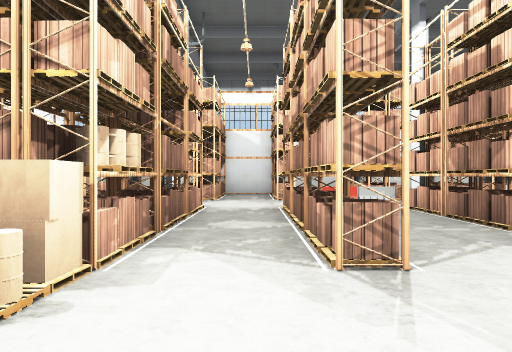
view 1 (above)

24 first-person views from a walk through a 3-D level made in the Unity game engine. The camera is 1.5 m above the floor, looks level and sees 70° across. The floor is counted in squares, 2 m on a side. Each view is taken from the middle of a square. On the plan, view 1 faces up. The plan holds only what a view shows up to about 11 squares ahead; the rest is blank. Some surface patterns are stand-ins.

view 2
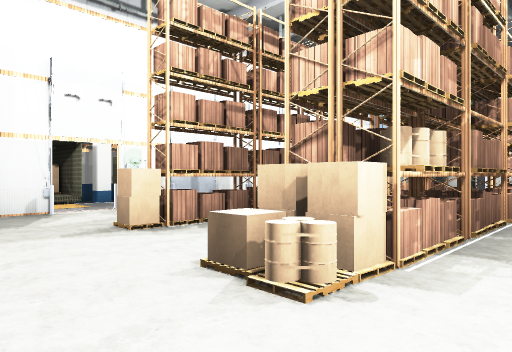

view 3
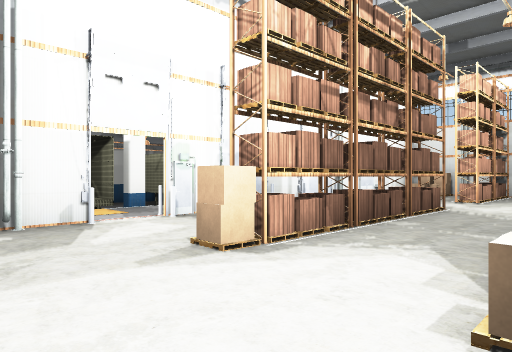

view 4
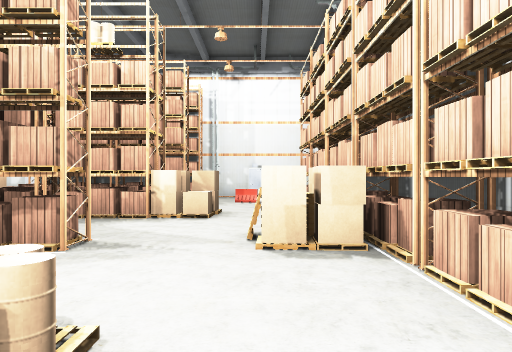

view 5
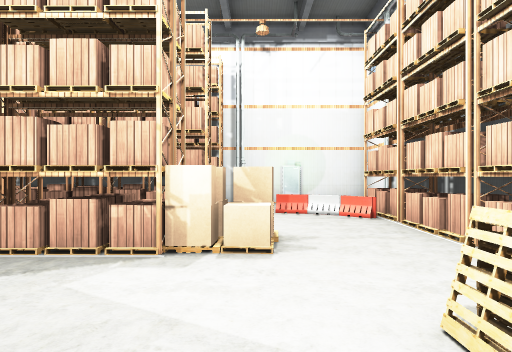

view 6
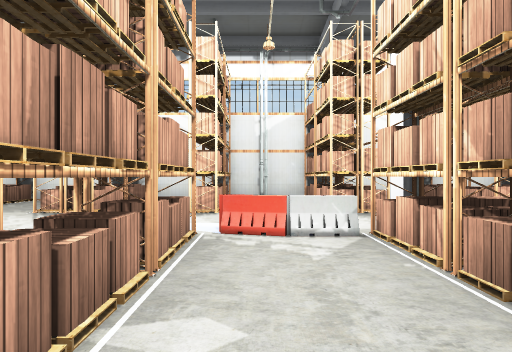

view 7
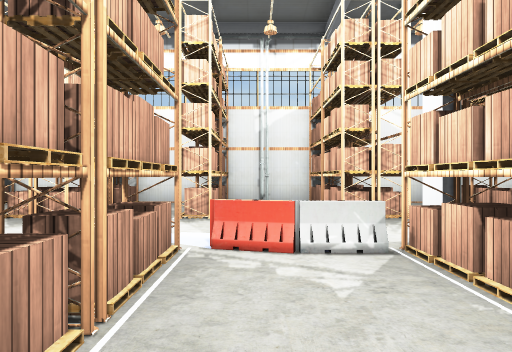

view 8
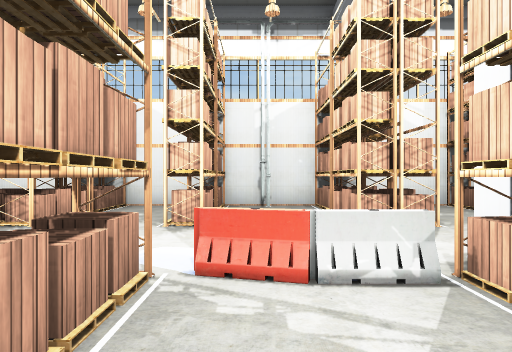

view 9
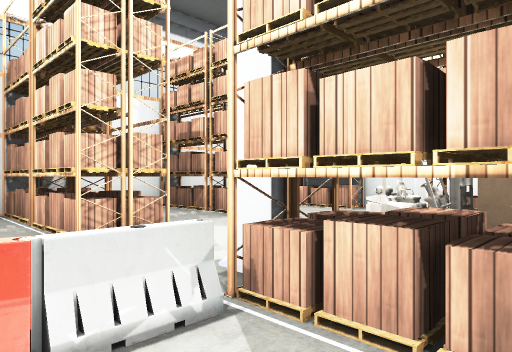

view 10
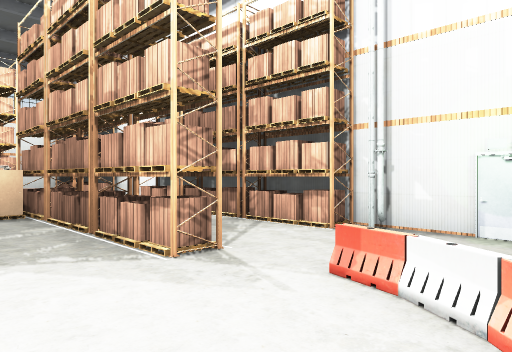

view 11
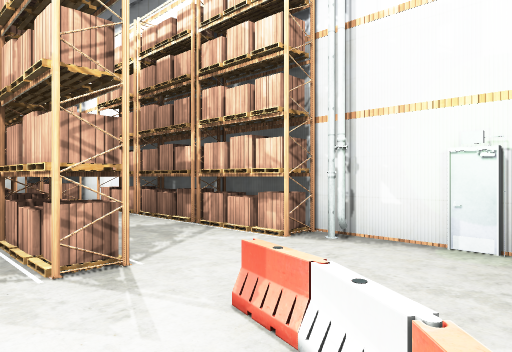

view 12
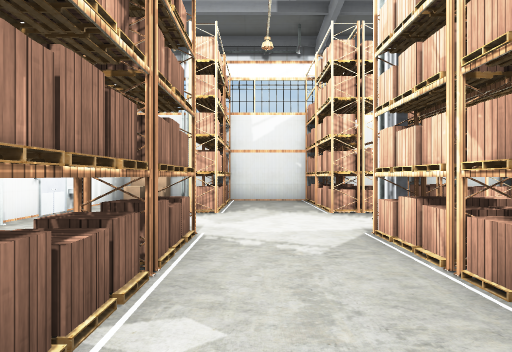

view 13
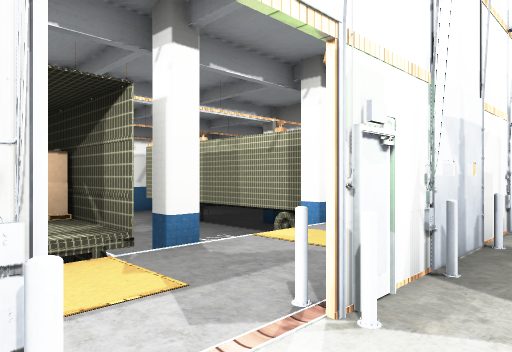

view 14
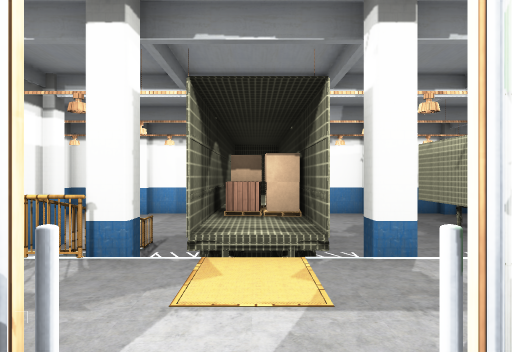

view 15
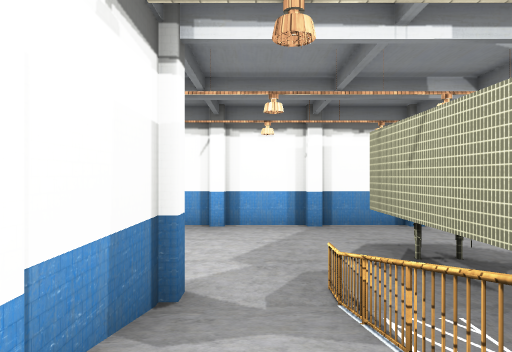

view 16
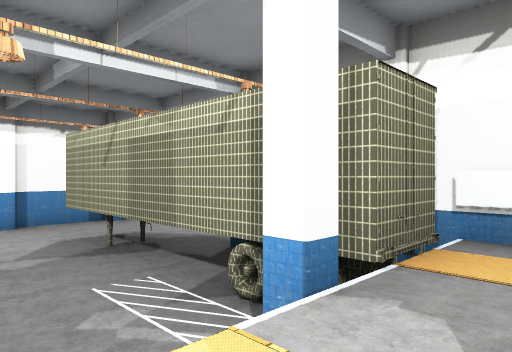

view 17
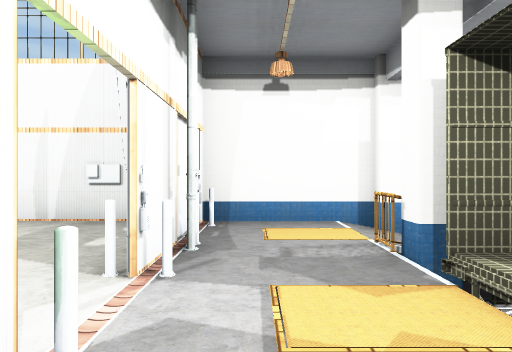

view 18
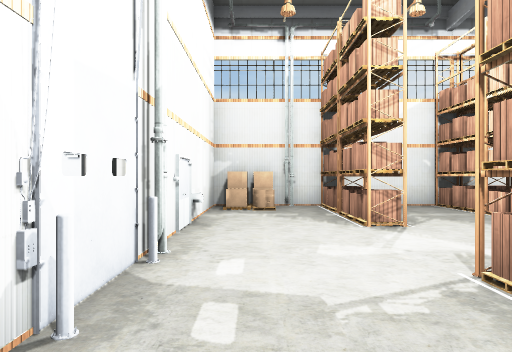

view 19
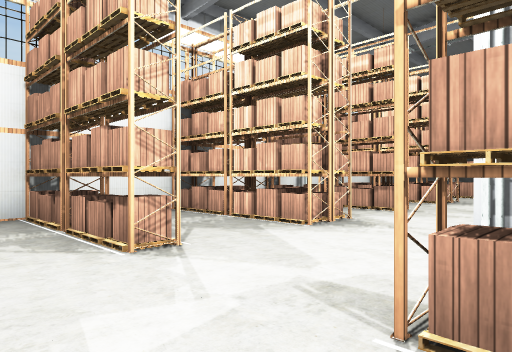

view 20
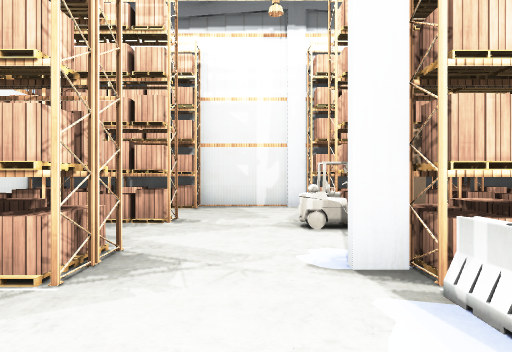

view 21
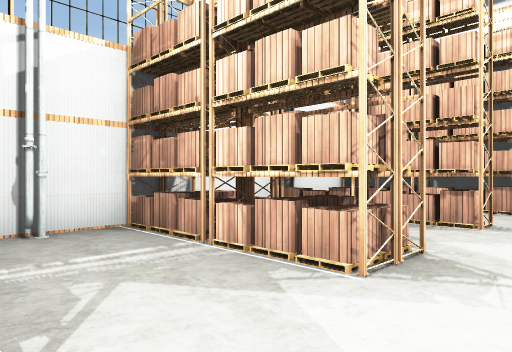

view 22
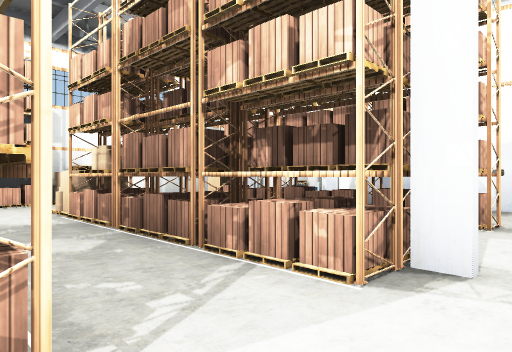

view 23
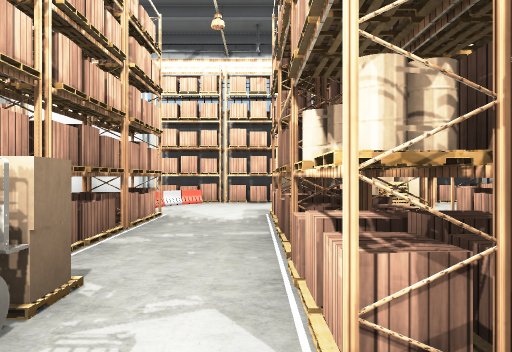

view 24
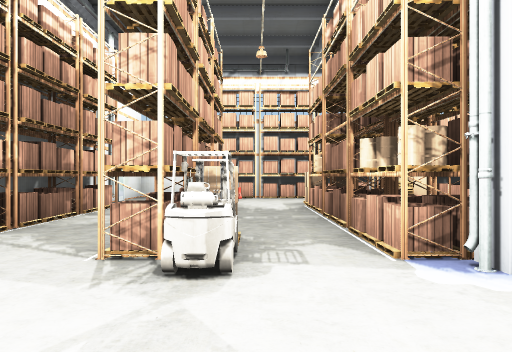

### Floor plan
Key: @ floor where view 1 was taken; # wall or solid block; x gap in a wall; . main floor; : floor 0.5 m higher than the main floor; - floor 1.25 m lower than the main floor; / step, stairs or slope; B barrier; O other object.
Columns run from 21 left of view 1 to 10 right of it. Each row starts with its distance up from view 1.
 16                 ###############
 15              #O##..#..##.# .#
 14              #O.#..O..#..O .O
 13              #..#..O..#..O..x  #
 12              #..O..O..O..O..O..#
 11              #.................#
 10   -----#  ####.................#
  9 #--- # #  #..O.....#...BBO..O..#
  8 #---#######//O..O..#..O..OO.O..#
  7 ##--------#/.#  #..#..#..O..x..#
  6    ------- ..O. #..#..#..O..O..#
  5   -------  ..#. #..#..#..#..#..#
  4  --------O#..#. O..O..#..O..#..#
  3 #---####OO:.....O..O..#..O..#..#
  2 ##-------##..O.....O.....O.....#
  1 #------####..#........O.....B..#
  0 #-------///..O.......@O.....B..#
 -1 ##-----########## O###O#########
 -2 #-----

Where each view was taken, in squares from view 1:
view 1: 0 up, 0 right, facing up
view 2: 0 up, 0 right, facing up-left
view 3: 0 up, 2 left, facing up-left
view 4: 1 up, 3 left, facing right
view 5: 2 up, 0 right, facing right
view 6: 4 up, 2 right, facing up
view 7: 5 up, 2 right, facing up
view 8: 6 up, 2 right, facing up
view 9: 7 up, 2 right, facing up-right
view 10: 0 up, 5 right, facing up-right
view 11: 0 up, 6 right, facing up-right
view 12: 4 up, 4 left, facing up
view 13: 2 up, 7 left, facing up-left
view 14: 3 up, 7 left, facing left
view 15: 0 up, 10 left, facing left
view 16: 5 up, 9 left, facing up-left
view 17: 5 up, 9 left, facing down
view 18: 6 up, 7 left, facing up
view 19: 8 up, 7 left, facing up-right
view 20: 10 up, 1 right, facing right
view 21: 10 up, 1 right, facing up-right
view 22: 10 up, 1 right, facing down-left
view 23: 10 up, 5 right, facing down
view 24: 12 up, 6 right, facing down
